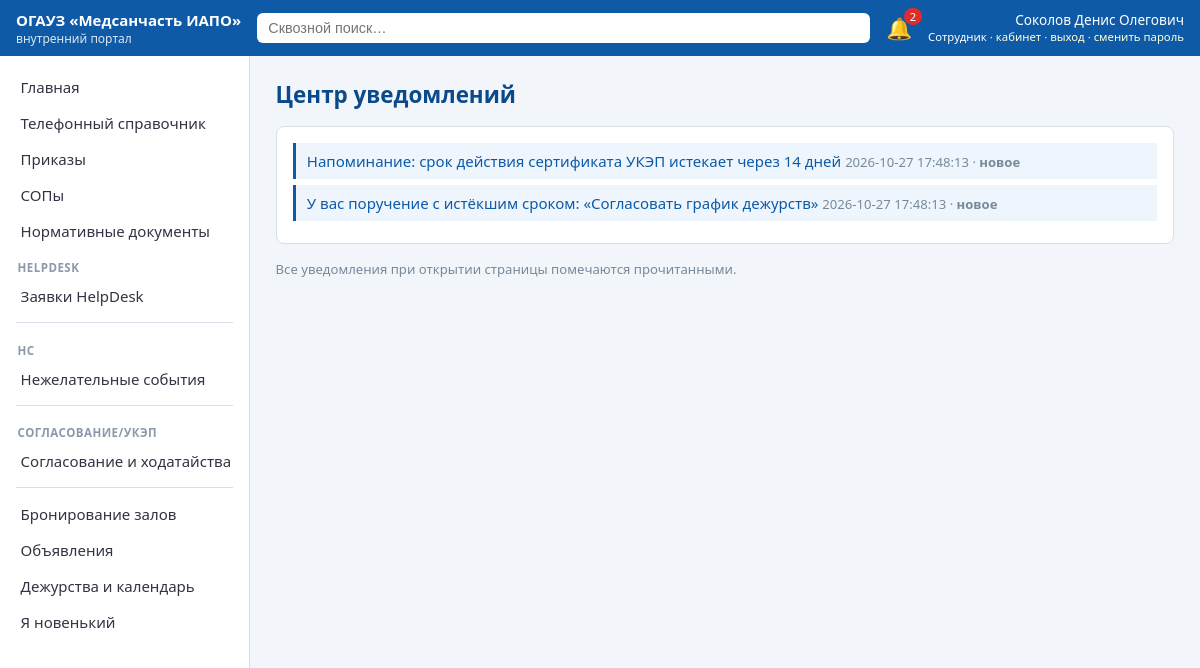
Page /notifications (signed in) on the earlier database version.
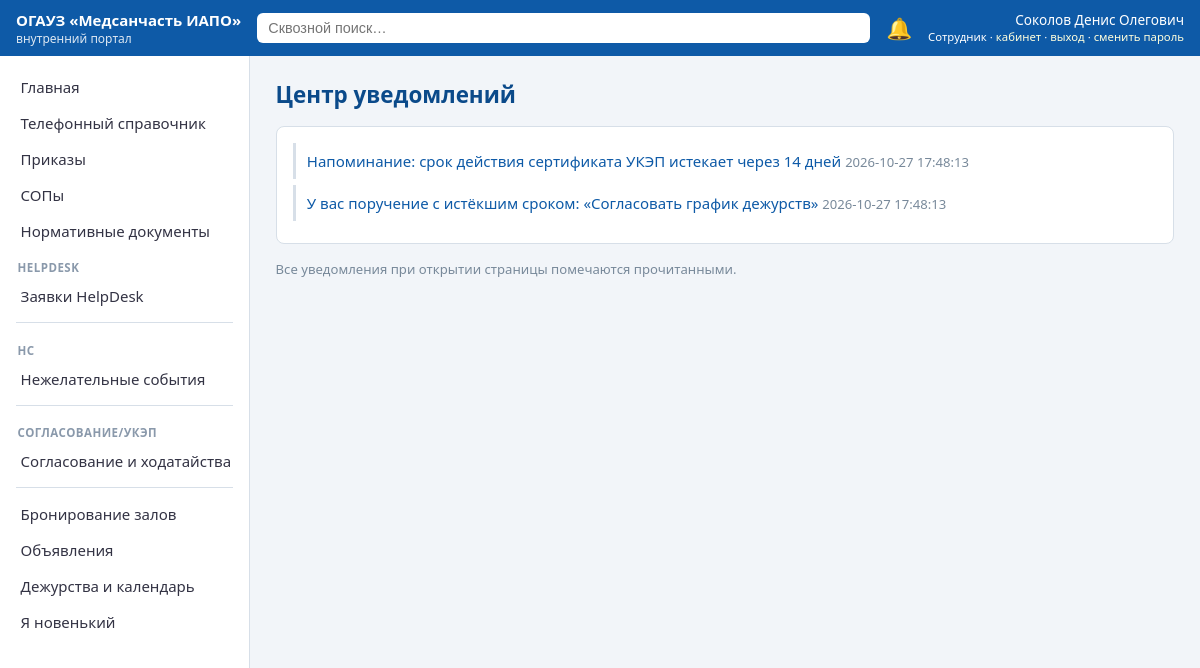
Same page on the later database version.
### tables this page shows
CREATE TABLE users(
  id INTEGER PRIMARY KEY, fio TEXT, dept_id INTEGER REFERENCES departments(id),
  position TEXT, email TEXT, role_key TEXT REFERENCES roles(key),
  username TEXT UNIQUE, pw_hash TEXT, salt TEXT, must_change_pw INTEGER DEFAULT 0,
  active INTEGER DEFAULT 1, birth_month_day TEXT);

CREATE TABLE notification(id INTEGER PRIMARY KEY, user_id INTEGER REFERENCES users(id),
  text TEXT, link TEXT, created_at TEXT, read INTEGER DEFAULT 0);

### app.py (the view)
@app.get("/notifications", response_class=HTMLResponse)
def notifications(request: Request):
    u = current_user(request)
    if not u:
        return RedirectResponse("/login", status_code=302)
    con = get_db()
    rows = con.execute("SELECT * FROM notification WHERE user_id=? ORDER BY created_at DESC", (u["id"],)).fetchall()
    con.execute("UPDATE notification SET read=1 WHERE user_id=?", (u["id"],))
    con.commit(); con.close()
    return ctx(request, notes=rows, template="notifications.html", section="Центр уведомлений")

### templates/notifications.html
{% extends "base.html" %}
{% block body %}
<div class="card">
  {% for n in notes %}
  <div class="note {{ '' if n['read'] else 'unread' }}">
    <a href="{{ n['link'] }}">{{ n['text'] }}</a>
    <span class="muted">{{ n['created_at'] }}{% if not n['read'] %} · <b>новое</b>{% endif %}</span>
  </div>
  {% else %}
  <p class="muted">Уведомлений нет. Здесь появляются новости о назначенных вам заявках, согласованиях, поручениях и истекающих сроках (раздел 4.16 ТЗ).</p>
  {% endfor %}
</div>
<p class="muted">Все уведомления при открытии страницы помечаются прочитанными.</p>
{% endblock %}

### templates/base.html (shortened to what this page needs)
<!doctype html>
<html lang="ru">
<head>
<link rel="stylesheet" href="/static/style.css">
</head>
<body>
{% if user %}
<header class="topbar">
  <div class="brand"><a href="/" style="color:#fff;text-decoration:none">ОГАУЗ «Медсанчасть&nbsp;ИАПО»</a> <span>внутренний портал</span></div>
  <form action="/search" method="get" class="searchbox">
    <input name="q" placeholder="Сквозной поиск…" value="{{ q or '' }}">
  </form>
  <a class="bell" href="/notifications" title="Уведомления">🔔{% if unread %}<span class="badge">{{ unread }}</span>{% endif %}</a>
  <div class="who">{{ user['fio'] }}<br><small>{{ role_names.get(user['role_key'], user['role_key']) }} · <a href="/dashboard">кабинет</a> · <a href="/logout">выход</a> · <a href="/change-password">сменить пароль</a></small></div>
</header>
<div class="layout">
  <nav class="side" id="side">
    {% set rv = role_vis.get(user['role_key'], []) %}
    {% set ns_ = namespace(group="") %}
    {% for need_role, title, url in menu %}
      {% set allowed = (need_role == "") or ('*' in rv) or (need_role in rv) %}
      {% if allowed %}
        {% if need_role != ns_.group %}
          {% if ns_.group %}<div class="navsep"></div>{% endif %}
          {% set ns_.group = need_role %}
          {% if need_role %}<div class="navgroup">{{ need_role }}</div>{% endif %}
        {% endif %}
        <a href="{{ url }}" class="{{ 'active' if request.url.path == url }}">{{ title }}</a>
      {% endif %}
    {% endfor %}
  </nav>
  <main class="content">
    <h1>{{ section }}</h1>
    {% block body %}{% endblock %}
  </main>
</div>
{% else %}
<main style="padding:2rem">{% block anon %}{% endblock %}</main>
{% endif %}
</body>
</html>

### static/style.css (style rules this page uses)
:root { --c1:#0e5aa7;--c2:#0b4a8a;--bg:#f2f5f9;--line:#d7dfe8;--ok:#1a7f37;--warn:#b35c00;--err:#c0392b }
* { box-sizing:border-box }
body { margin:0;font-family:'Segoe UI',Roboto,Arial,sans-serif;background:var(--bg);color:#22303e;font-size:15px }
a { color:var(--c1);text-decoration:none }
.topbar { display:flex;align-items:center;gap:1rem;background:var(--c1);color:#fff;padding:.6rem 1rem;position:sticky;top:0;z-index:10 }
.topbar a { color:#ffd }
.brand { font-weight:600 }
.brand span { display:block;font-weight:400;font-size:.75rem;opacity:.85 }
.searchbox { flex:1;display:flex }
.searchbox input { width:100%;padding:.45rem .7rem;border-radius:6px;border:0;font-size:.9rem }
.bell { position:relative;font-size:1.3rem;text-decoration:none }
.who { font-size:.85rem;text-align:right;line-height:1.2 }
.layout { display:flex;min-height:calc(100vh - 60px) }
.side { width:250px;background:#fff;border-right:1px solid var(--line);padding:.8rem 0;flex-shrink:0 }
.side a { display:block;padding:.5rem 1.1rem;color:#334;border-left:3px solid transparent }
.content { flex:1;padding:1.2rem 1.6rem;max-width:1200px }
h1 { margin:.2rem 0 1rem;font-size:1.4rem;color:var(--c2) }
.card { background:#fff;border:1px solid var(--line);border-radius:8px;padding:1rem;margin-bottom:1rem }
.muted { color:#78899a;font-size:.82rem }
.navgroup { padding:.7rem 1.1rem .2rem;font-size:.72rem;text-transform:uppercase;letter-spacing:.04em;color:#8a99ab;font-weight:600 }
.navsep { border-top:1px solid var(--line);margin:.5rem 1rem }
.note { padding:.5rem .7rem;border-left:3px solid var(--line);margin-bottom:.4rem;background:#fff }

Differences in the rows shown:
changed notification "Напоминание: срок действия сертификата УКЭП истекает через 14 дней": no longer shows "· новое"
changed notification "У вас поручение с истёкшим сроком: «Согласовать график дежурств»": no longer shows "· новое"
Other differences:
{{ unread }}: "2" → (not shown)
